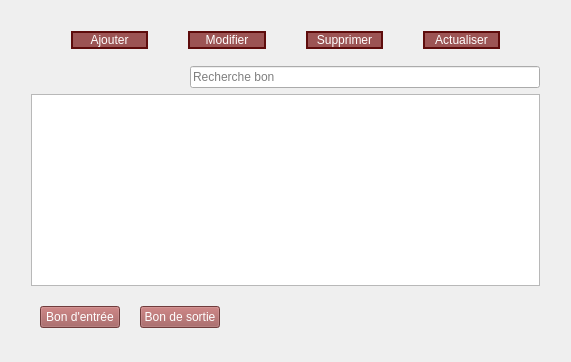
                       <widget class="QWidget" name="page_2">
                        <layout class="QVBoxLayout" name="verticalLayout_23">
                         <item>
                          <widget class="QWidget" name="verticalWidget_7" native="true">
                           <layout class="QVBoxLayout" name="verticalLayout_22">
                            <property name="leftMargin">
                             <number>20</number>
                            </property>
                            <property name="rightMargin">
                             <number>20</number>
                            </property>
                            <item>
                             <widget class="QWidget" name="horizontalWidget_10" native="true">
                              <property name="minimumSize">
                               <size>
                                <width>0</width>
                                <height>40</height>
                               </size>
                              </property>
                              <layout class="QHBoxLayout" name="horizontalLayout_22">
                               <property name="spacing">
                                <number>40</number>
                               </property>
                               <property name="leftMargin">
                                <number>40</number>
                               </property>
                               <property name="rightMargin">
                                <number>40</number>
                               </property>
                               <item>
                                <widget class="QPushButton" name="btnAjoutBon">
                                 <property name="styleSheet">
                                  <string notr="true">#btnAjoutBon{
	color:white;
	background-color: rgb(156, 84, 84);
	font: 75 italic 14pt &quot;TeX Gyre Bonum Math&quot;;
border:2px solid rgb(94, 12, 12);
}
#btnAjoutBon:hover{
	color: white;
	background-color: rgb(104, 10, 10);
}</string>
                                 </property>
                                 <property name="text">
                                  <string>Ajouter</string>
                                 </property>
                                 <property name="icon">
                                  <iconset resource="image-icon.qrc">
                                   <normaloff>:/image/add_also_insert_255.png</normaloff>:/image/add_also_insert_255.png</iconset>
                                 </property>
                                 <property name="iconSize">
                                  <size>
                                   <width>30</width>
                                   <height>40</height>
                                  </size>
                                 </property>
                                </widget>
                               </item>
                               <item>
                                <widget class="QPushButton" name="btnModifierBon">
                                 <property name="styleSheet">
                                  <string notr="true">#btnModifierBon{
	color:white;
	background-color: rgb(156, 84, 84);
	font: 75 italic 14pt &quot;TeX Gyre Bonum Math&quot;;
border:2px solid rgb(94, 12, 12);
}
#btnModifierBon:hover{
	color: white;
	background-color: rgb(104, 10, 10);
}</string>
                                 </property>
                                 <property name="text">
                                  <string>Modifier</string>
                                 </property>
                                 <property name="icon">
                                  <iconset resource="image-icon.qrc">
                                   <normaloff>:/image/refresh_arrow_1546.png</normaloff>:/image/refresh_arrow_1546.png</iconset>
                                 </property>
                                 <property name="iconSize">
                                  <size>
                                   <width>30</width>
                                   <height>40</height>
                                  </size>
                                 </property>
                                </widget>
                               </item>
                               <item>
                                <widget class="QPushButton" name="btnSupprimerBon">
                                 <property name="styleSheet">
                                  <string notr="true">#btnSupprimerBon{
	color:white;
	background-color: rgb(156, 84, 84);
	font: 75 italic 14pt &quot;TeX Gyre Bonum Math&quot;;
border:2px solid rgb(94, 12, 12);
}
#btnSupprimerBon:hover{
	color: white;
	background-color: rgb(104, 10, 10);
}</string>
                                 </property>
                                 <property name="text">
                                  <string>Supprimer</string>
                                 </property>
                                 <property name="icon">
                                  <iconset resource="image-icon.qrc">
                                   <normaloff>:/image/delete_40623.png</normaloff>:/image/delete_40623.png</iconset>
                                 </property>
                                 <property name="iconSize">
                                  <size>
                                   <width>30</width>
                                   <height>40</height>
                                  </size>
                                 </property>
                                </widget>
                               </item>
                               <item>
                                <widget class="QPushButton" name="btnActualiserBon">
                                 <property name="styleSheet">
                                  <string notr="true">#btnActualiserBon{
	color:white;
	background-color: rgb(156, 84, 84);
	font: 75 italic 14pt &quot;TeX Gyre Bonum Math&quot;;
border:2px solid rgb(94, 12, 12);
}
#btnActualiserBon:hover{
	color: white;
	background-color: rgb(104, 10, 10);
}</string>
                                 </property>
                                 <property name="text">
                                  <string>Actualiser</string>
                                 </property>
                                 <property name="icon">
                                  <iconset resource="image-icon.qrc">
                                   <normaloff>:/image/refresh_arrow_17867.png</normaloff>:/image/refresh_arrow_17867.png</iconset>
                                 </property>
                                 <property name="iconSize">
                                  <size>
                                   <width>50</width>
                                   <height>40</height>
                                  </size>
                                 </property>
                                </widget>
                               </item>
                              </layout>
                             </widget>
                            </item>
                            <item alignment="Qt::AlignRight">
                             <widget class="QLineEdit" name="lineEditSearchBon">
                              <property name="minimumSize">
                               <size>
                                <width>350</width>
                                <height>0</height>
                               </size>
                              </property>
                              <property name="placeholderText">
                               <string>Recherche bon</string>
                              </property>
                             </widget>
                            </item>
                            <item>
                             <widget class="QTableView" name="tbvBonSortie">
                              <property name="styleSheet">
                               <string notr="true"/>
                              </property>
                              <attribute name="horizontalHeaderCascadingSectionResizes">
                               <bool>true</bool>
                              </attribute>
                              <attribute name="horizontalHeaderDefaultSectionSize">
                               <number>150</number>
                              </attribute>
                              <attribute name="horizontalHeaderStretchLastSection">
                               <bool>true</bool>
                              </attribute>
                              <attribute name="verticalHeaderCascadingSectionResizes">
                               <bool>true</bool>
                              </attribute>
                              <attribute name="verticalHeaderShowSortIndicator" stdset="0">
                               <bool>false</bool>
                              </attribute>
                              <attribute name="verticalHeaderStretchLastSection">
                               <bool>false</bool>
                              </attribute>
                             </widget>
                            </item>
                            <item>
                             <widget class="QWidget" name="horizontalWidget_9" native="true">
                              <property name="minimumSize">
                               <size>
                                <width>0</width>
                                <height>50</height>
                               </size>
                              </property>
                              <layout class="QHBoxLayout" name="horizontalLayout_23">
                               <property name="spacing">
                                <number>20</number>
                               </property>
                               <property name="rightMargin">
                                <number>320</number>
                               </property>
                               <item>
                                <widget class="QPushButton" name="btnlisteBonEntree">
                                 <property name="styleSheet">
                                  <string notr="true">#btnlisteBonEntree{
	color:white;
	background-color: rgb(156, 84, 84);
font: 75 italic 12pt &quot;TeX Gyre Bonum Math&quot;;
}
#btnlisteBonEntree:hover{
	color:white;
	background-color: rgb(104, 10, 10);
}</string>
                                 </property>
                                 <property name="text">
                                  <string>Bon d'entrée</string>
                                 </property>
                                </widget>
                               </item>
                               <item>
                                <widget class="QPushButton" name="btnListeBonSortie">
                                 <property name="styleSheet">
                                  <string notr="true">#btnListeBonSortie{
	color:white;
	background-color: rgb(156, 84, 84);
font: 75 italic 12pt &quot;TeX Gyre Bonum Math&quot;;
}
#btnListeBonSortie:hover{
	color:white;
	background-color: rgb(104, 10, 10);
}</string>
                                 </property>
                                 <property name="text">
                                  <string>Bon de sortie</string>
                                 </property>
                                </widget>
                               </item>
                              </layout>
                             </widget>
                            </item>
                           </layout>
                          </widget>
                         </item>
                        </layout>
                       </widget>
